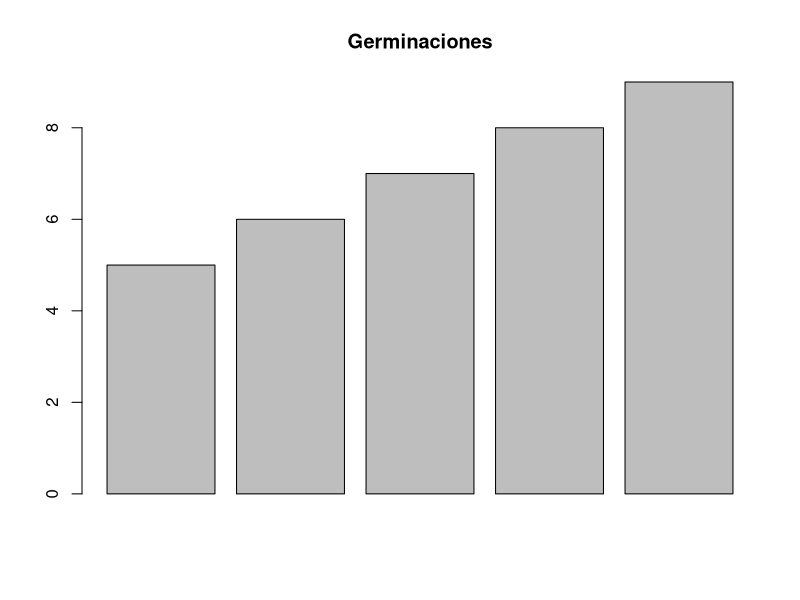
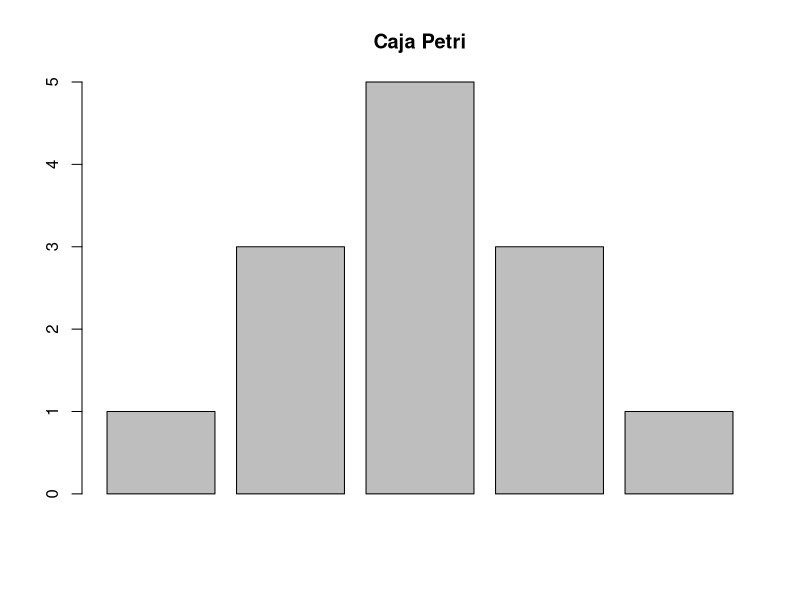

Here is the R script that generated these plots, in order:
#Adriana Kareny Garcia Ledezma
# 29/08/2022
# Tarea 3


# Problema 1 --------------------------------------------------------------

M1 <- matrix(c(1,6,1,2,4,3,3,1,4,4,3,2),3,4)
rownames(M1) <- c("i","xi","yi")
M1

i <- seq(1,4,1)
x <- c(6,4,1,3)
y <- c(1,3,4,2)

xi <- sum(x)
xi

yixi <- x*y
yixi <- sum(yixi)
yixi

Pxi <- prod(x)
Pxi
Pxiyi <- prod(x)*prod(y)
Pxiyi
Pxiyi2 <- (prod(x)^2)*(prod(y)^0.5)
Pxiyi2


# Problema 2 --------------------------------------------------------------

Grupo_A <- c(80,90,90,100)
Grupo_A
Grupo_B <- c(60, 65, 65, 70, 70, 70, 75, 75, 80, 80, 80, 80, 80, 85, 100)
A_M <- mean(Grupo_A)
A_M
B_M <- mean(Grupo_B)
B_M

# a) Grupo A
# b) Grupo A, si coincide con mi primera impresion 


# Problema 3 --------------------------------------------------------------

examenes_presentados <- c(87,72,85)
S_Ex <- sum(examenes_presentados)# suma de los examenes presentados
puntos_80 <- 4*80#puntos necesarios para tener una media 80
Calificacion_4 <- puntos_80 - S_Ex#calificacion que debe de obtener para el 4 ex.
Calificacion_4

#Jose debera obtener un de 76 calificacion parea tener una media de 80

Ex4 <- c(87,72,85,76)
mean(Ex4)


# Problema 4 --------------------------------------------------------------
#Respuesta correcta b)Hay un total de 110 niños en la ciudad.

# Problema 5 --------------------------------------------------------------

G <- c(5,6,7,8,9)#Germinaciones 
CP <- c(1,3,5,3,1)#Caja Petri


#a) ¿Que tipo de grafico podrias usar para visualizar estos datos?

barplot(G,main = "Germinaciones")
barplot(CP,main = "Caja Petri" )
#b) ¿Cual es la media? Muestre su trabajo o codigo, o explique como obtuvo su respuesta.
mean(G)#Germinaciones 
mean(CP)#Caja Petri
#c) ¿Cual es la mediana? Muestre su trabajo o codigo, o explique como obtuvo su respuesta
median(G)#Germinaciones 
median(CP)#Caja Petri
# Problema 6 --------------------------------------------------------------

set <- c(2, 2, 3, 6, 10)

#a) Calcule la moda, la mediana y la media.
mean(set) #media
median(set)#mediana
#moda
uniqv1 <- unique(set)
uniqv1[which.max(tabulate(match(set, uniqv1)))]

#b) Suma 5 a cada uno de los valores de los datos. Calcule la moda, la mediana y la media.
set5 <- set+5
mean(set5) #media
median(set5)#mediana
#moda
uniqv2 <- unique(set5)
uniqv2[which.max(tabulate(match(set5, uniqv2)))]

#c) Compare los resultados de las partes (a) y (b). En general, Â¿como crees quela moda, la
#mediana y la media se ven afectadas cuando se agrega la misma constante a cada valor
#de datos en un conjunto?
M3 <- matrix(NaN,3,2)
M3[,1] <- c(mean(set),median(set),uniqv1[which.max(tabulate(match(set, uniqv1)))])
M3[,2] <- c(mean(set5),median(set5),uniqv2[which.max(tabulate(match(set5, uniqv2)))])
rownames(M3) <- c("Media","Mediana","Moda")
M3
#RESPUESTA =Al hagregar una constante la cual interactua en todas, muestra un cambio equivalente en la media,mediana y moda.

#d) Multiplique cada valor de los datos por 5. Calcule la moda, la mediana y la media.
set_M5 <- set*5
uniqv3 <- unique(set_M5)
#moda
uniqv3[which.max(tabulate(match(set_M5, uniqv3)))]
median(set_M5)#mediana
mean(set_M5) #media

#e) Compare los resultados de las partes (a) y (d). En general, Â¿como crees que la moda,
#La mediana y la media se ven afectadas cuando cada valor de datos en un conjunto se
#multiplica por la misma constante?

Me <- matrix(NaN,3,2)
Me[,1] <- c(mean(set),median(set),uniqv1[which.max(tabulate(match(set, uniqv1)))])
Me[,2] <- c(mean(set_M5 ),median(set_M5 ),uniqv3[which.max(tabulate(match(set_M5, uniqv3)))])
rownames(Me) <- c("Media","Mediana","Moda")
Me
#RESPUESTA= Las variables muestran un comportamiento igualitario a la modificacion que se le aplico.

# problema 7 --------------------------------------------------------------

digitos <- c(0, 1, 2, 3, 4, 5, 6, 7, 8, 9)

#a) Enumere cinco digitos que tengan una mediana de 7 y una media de 7 (se permiten repeticiones).
#Encontrar un conjunto diferente de 5 digitos que tambien funcionen.

D1 <-c(9,4,7,8,7) #Conjunto de digitos 1
median(D1)#mediana
mean(D1) #media

D2 <-c(4,9,9,6,7) #Conjunto de digitos 2
median(D2)#mediana
mean(D2) #media

#b) Enumere cinco digitos que tengan una mediana de 7 y una media inferior a 7 (se
#permiten repeticiones). Da la media de tus 5 digitos. Encuentra un conjunto diferentede 5 digitos que funcione.

d1 <-c(1,1,7,7,9) #Conjunto de digito 1
median(d1)#mediana
mean(d1) #media


d2 <-c(1,8,9,5,7) #Conjunto de digito 2
median(d2)#mediana
mean(d2) #media

